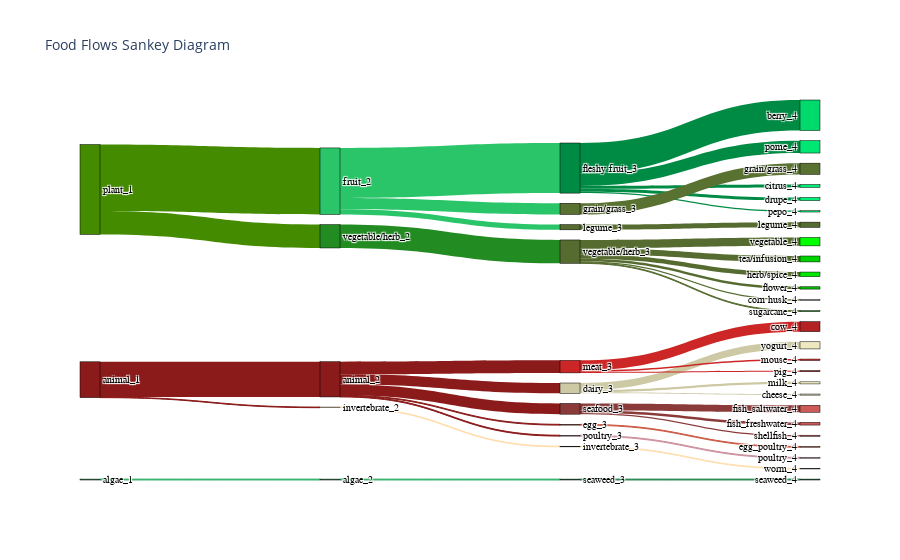

Write notebook code for a chart like this one.
### Code cell
visualize_sankey(food_flows, color_file_path)

### Figure 1 — Plotly figure (JSON) as saved in the notebook; plotly's stock layout.template omitted (floating-point values rounded to 4 significant figures)
{"data": [{"link": {"color": ["#3CB371", "#8B1A1A", "#8B1A1A", "#458B00", "#458B00", "#3CB371", "#8B1A1A", "#8B1A1A", "#8B1A1A", "#8B1A1A", "#8B1A1A", "#2AC469", "#2AC469", "#2AC469", "#FFDEAD", "#228B22", "#CDC9A5", "#CDC9A5", "#CDC9A5", "#CD5B45", "#008B45", "#008B45", "#008B45", "#008B45", "#008B45", "#597131", "#FFDEAD", "#556B2F", "#CD2626", "#CD2626", "#CD2626", "#CD919E", "#8B3A3A", "#8B3A3A", "#8B3A3A", "#2E8B57", "#556B2F", "#556B2F", "#556B2F", "#556B2F", "#556B2F", "#556B2F"], "source": [0, 1, 1, 2, 2, 3, 4, 4, 4, 4, 4, 5, 5, 5, 6, 7, 8, 8, 8, 9, 10, 10, 10, 10, 10, 11, 12, 13, 14, 14, 14, 15, 16, 16, 16, 17, 18, 18, 18, 18, 18, 18], "target": [3, 4, 6, 5, 7, 17, 8, 9, 14, 15, 16, 10, 11, 13, 12, 18, 19, 20, 21, 22, 23, 24, 25, 26, 27, 28, 29, 30, 31, 32, 33, 34, 35, 36, 37, 38, 39, 40, 41, 42, 43, 44], "value": [196, 7576, 130, 14313, 5023, 196, 2211, 170, 2695, 186, 2314, 10777, 2415, 1121, 130, 5023, 236, 440, 1535, 170, 6559, 615, 663, 273, 2667, 2415, 130, 1121, 2150, 309, 236, 186, 579, 1500, 235, 196, 291, 502, 987, 171, 1270, 1802]}, "node": {"color": ["#3CB371", "#8B1A1A", "#458B00", "#3CB371", "#8B1A1A", "#2AC469", "#FFDEAD", "#228B22", "#CDC9A5", "#CD5B45", "#008B45", "#597131", "#FFDEAD", "#556B2F", "#CD2626", "#CD919E", "#8B3A3A", "#2E8B57", "#556B2F", "#F1ECC1", "#FFFACD", "#EEE9BF", "#E66D4A", "#00D96C", "#00EC75", "#00F278", "#00F87B", "#00E672", "#597131", "#CDB38B", "#556B2F", "#B22222", "#EE2C2C", "#CB2626", "#FFC0CB", "#CD5757", "#CD5959", "#CD5C5C", "#2E8B57", "#D3D3D3", "#00BC00", "#00E800", "#009000", "#00D200", "#00FF00"], "label": ["algae_1", "animal_1", "plant_1", "algae_2", "animal_2", "fruit_2", "invertebrate_2", "vegetable/herb_2", "dairy_3", "egg_3", "fleshy fruit_3", "grain/grass_3", "invertebrate_3", "legume_3", "meat_3", "poultry_3", "seafood_3", "seaweed_3", "vegetable/herb_3", "cheese_4", "milk_4", "yogurt_4", "egg_poultry_4", "berry_4", "citrus_4", "drupe_4", "pepo_4", "pome_4", "grain/grass_4", "worm_4", "legume_4", "cow_4", "mouse_4", "pig_4", "poultry_4", "fish_freshwater_4", "fish_saltwater_4", "shellfish_4", "seaweed_4", "corn husk_4", "flower_4", "herb/spice_4", "sugarcane_4", "tea/infusion_4", "vegetable_4"], "line": {"color": "black", "width": 0.5}, "pad": 15, "thickness": 20}, "textfont": {"color": "black", "family": "Arial black", "size": 10}, "type": "sankey"}], "layout": {"font": {"size": 10}, "title": {"text": "Food Flows Sankey Diagram"}}}
